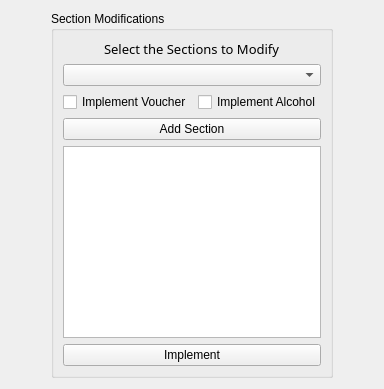
          <widget class="QWidget" name="tab_9">
           <attribute name="title">
            <string>Section Modifications</string>
           </attribute>
           <layout class="QGridLayout" name="gridLayout_21">
            <item row="0" column="1">
             <widget class="QGroupBox" name="sectionModification_3">
              <property name="sizePolicy">
               <sizepolicy hsizetype="Expanding" vsizetype="Expanding">
                <horstretch>0</horstretch>
                <verstretch>0</verstretch>
               </sizepolicy>
              </property>
              <property name="title">
               <string>Section Modifications</string>
              </property>
              <layout class="QGridLayout" name="gridLayout_22">
               <item row="3" column="1" colspan="2">
                <widget class="QPushButton" name="addSection_3">
                 <property name="text">
                  <string>Add Section</string>
                 </property>
                </widget>
               </item>
               <item row="1" column="1" colspan="2">
                <widget class="QComboBox" name="sectionList_3">
                 <property name="enabled">
                  <bool>true</bool>
                 </property>
                </widget>
               </item>
               <item row="6" column="1" colspan="2">
                <widget class="QPushButton" name="implementVASM">
                 <property name="text">
                  <string>Implement</string>
                 </property>
                </widget>
               </item>
               <item row="5" column="1" colspan="2">
                <widget class="QTextEdit" name="addedSections_3"/>
               </item>
               <item row="0" column="1" colspan="2" alignment="Qt::AlignHCenter">
                <widget class="QLabel" name="labelSection_3">
                 <property name="font">
                  <font>
                   <family>Yu Gothic</family>
                   <pointsize>10</pointsize>
                  </font>
                 </property>
                 <property name="text">
                  <string>Select the Sections to Modify</string>
                 </property>
                </widget>
               </item>
               <item row="2" column="2">
                <widget class="QCheckBox" name="imAlcoholSM">
                 <property name="text">
                  <string>Implement Alcohol</string>
                 </property>
                 <property name="checkable">
                  <bool>true</bool>
                 </property>
                </widget>
               </item>
               <item row="2" column="1">
                <widget class="QCheckBox" name="imVoucherSM">
                 <property name="enabled">
                  <bool>true</bool>
                 </property>
                 <property name="text">
                  <string>Implement Voucher</string>
                 </property>
                 <property name="checkable">
                  <bool>true</bool>
                 </property>
                 <property name="checked">
                  <bool>false</bool>
                 </property>
                </widget>
               </item>
              </layout>
             </widget>
            </item>
            <item row="0" column="0">
             <spacer name="horizontalSpacer_24">
              <property name="orientation">
               <enum>Qt::Horizontal</enum>
              </property>
              <property name="sizeHint" stdset="0">
               <size>
                <width>40</width>
                <height>20</height>
               </size>
              </property>
             </spacer>
            </item>
            <item row="0" column="4">
             <spacer name="horizontalSpacer_25">
              <property name="orientation">
               <enum>Qt::Horizontal</enum>
              </property>
              <property name="sizeHint" stdset="0">
               <size>
                <width>40</width>
                <height>20</height>
               </size>
              </property>
             </spacer>
            </item>
           </layout>
          </widget>
